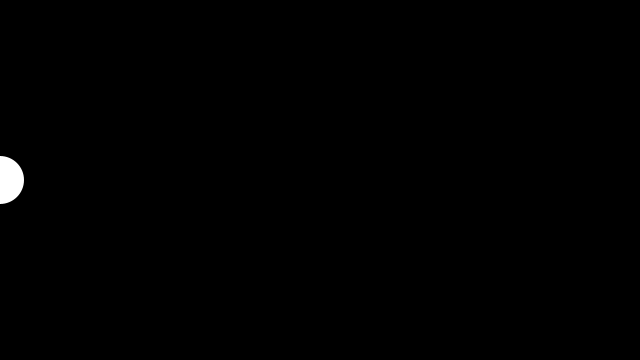
Frame 1 (no input)
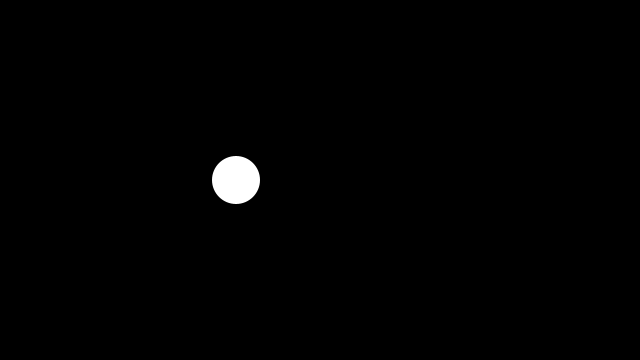
Frame 60 (the mouse pressed at the canvas centre just before this capture)
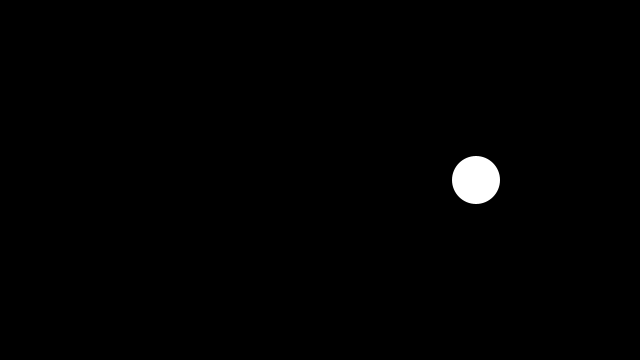
Frame 120 (the mouse held since frame 60 and released just before this capture)

The Processing sketch that drew these frames (run headless with seeded random() and noise(); from frame 60 on, the mouse is pressed at the canvas centre):

// Processing sketch: ball_turning_around
// ── ball_turning_around.pde
// Ball turning around

float x = 0;
float speed = 4;
void setup() {
  size(640, 360);
}

void draw() {
  background(0);
  noStroke();
  fill(255);
  
  circle(x, height/2, 48);
  
  x = x + speed;
  
  if (x+24 > width) {
    speed = -4;
  } 

}
